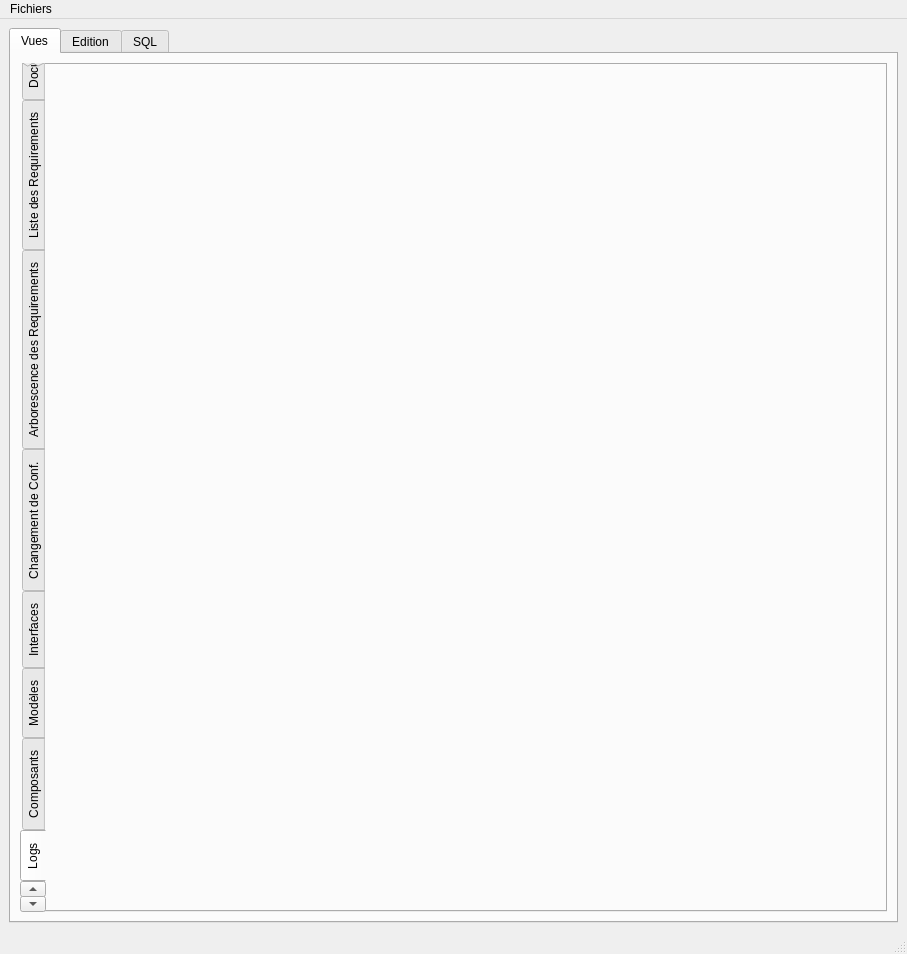
<?xml version="1.0" encoding="UTF-8"?>
<ui version="4.0">
 <class>MainWindow</class>
 <widget class="QMainWindow" name="MainWindow">
  <property name="geometry">
   <rect>
    <x>0</x>
    <y>0</y>
    <width>907</width>
    <height>954</height>
   </rect>
  </property>
  <property name="windowTitle">
   <string>GEstion  SImplifée d'Exigences pour La Recherche</string>
  </property>
  <property name="windowIcon">
   <iconset resource="qressources.qrc">
    <normaloff>:/icon/GeSiER.ico</normaloff>:/icon/GeSiER.ico</iconset>
  </property>
  <widget class="QWidget" name="centralwidget">
   <layout class="QGridLayout" name="gridLayout_2">
    <item row="0" column="0">
     <widget class="QTabWidget" name="mainTabWidget">
      <property name="styleSheet">
       <string notr="true"/>
      </property>
      <property name="tabPosition">
       <enum>QTabWidget::North</enum>
      </property>
      <property name="tabShape">
       <enum>QTabWidget::Rounded</enum>
      </property>
      <property name="currentIndex">
       <number>0</number>
      </property>
      <property name="iconSize">
       <size>
        <width>64</width>
        <height>64</height>
       </size>
      </property>
      <widget class="QWidget" name="tab">
       <attribute name="icon">
        <iconset resource="qressources.qrc">
         <normaloff>:/images/logbook.png</normaloff>:/images/logbook.png</iconset>
       </attribute>
       <attribute name="title">
        <string>Vues</string>
       </attribute>
       <layout class="QGridLayout" name="gridLayout_5">
        <item row="0" column="0">
         <widget class="QTabWidget" name="ViewTabWidget">
          <property name="tabPosition">
           <enum>QTabWidget::West</enum>
          </property>
          <property name="currentIndex">
           <number>7</number>
          </property>
          <widget class="QWidget" name="Doc_view_tab">
           <attribute name="title">
            <string>Documents</string>
           </attribute>
           <layout class="QVBoxLayout" name="verticalLayout_3">
            <property name="sizeConstraint">
             <enum>QLayout::SetDefaultConstraint</enum>
            </property>
            <item>
             <layout class="QGridLayout" name="gridLayout_3">
              <item row="1" column="1">
               <widget class="SQLTableForm" name="docIFViewSqlTableWidget" native="true"/>
              </item>
              <item row="1" column="0">
               <widget class="SQLTableForm" name="docViewSqlTableWidget" native="true"/>
              </item>
              <item row="0" column="0">
               <widget class="QLabel" name="label">
                <property name="text">
                 <string>Document de Requirements (Specification)</string>
                </property>
                <property name="textFormat">
                 <enum>Qt::AutoText</enum>
                </property>
                <property name="alignment">
                 <set>Qt::AlignCenter</set>
                </property>
               </widget>
              </item>
              <item row="0" column="1">
               <widget class="QLabel" name="label_2">
                <property name="text">
                 <string>Documents d'Interface (ICD)</string>
                </property>
                <property name="alignment">
                 <set>Qt::AlignCenter</set>
                </property>
               </widget>
              </item>
             </layout>
            </item>
            <item>
             <layout class="QHBoxLayout" name="horizontalLayout">
              <property name="sizeConstraint">
               <enum>QLayout::SetDefaultConstraint</enum>
              </property>
              <item>
               <widget class="QPushButton" name="refreshDocTablepushButton">
                <property name="text">
                 <string>Rafraîchir</string>
                </property>
                <property name="icon">
                 <iconset resource="qressources.qrc">
                  <normaloff>:/images/refresh.png</normaloff>:/images/refresh.png</iconset>
                </property>
               </widget>
              </item>
              <item>
               <spacer name="horizontalSpacer_3">
                <property name="orientation">
                 <enum>Qt::Horizontal</enum>
                </property>
                <property name="sizeHint" stdset="0">
                 <size>
                  <width>40</width>
                  <height>20</height>
                 </size>
                </property>
               </spacer>
              </item>
              <item>
               <widget class="QPushButton" name="exportDocToCsvPushButton">
                <property name="text">
                 <string>Exporter vers fichier csv</string>
                </property>
                <property name="icon">
                 <iconset resource="qressources.qrc">
                  <normaloff>:/images/export2csv.png</normaloff>:/images/export2csv.png</iconset>
                </property>
               </widget>
              </item>
             </layout>
            </item>
           </layout>
          </widget>
          <widget class="QWidget" name="tab_Requirement">
           <attribute name="title">
            <string>Liste des Requirements</string>
           </attribute>
           <layout class="QVBoxLayout" name="verticalLayout_4">
            <item>
             <widget class="SQLTableForm" name="ReqViewSqlTableWidget" native="true"/>
            </item>
            <item>
             <layout class="QHBoxLayout" name="horizontalLayout_3">
              <item>
               <widget class="QPushButton" name="RefreshReqListTable_pushButton">
                <property name="text">
                 <string>Rafraîchir</string>
                </property>
                <property name="icon">
                 <iconset resource="qressources.qrc">
                  <normaloff>:/images/refresh.png</normaloff>:/images/refresh.png</iconset>
                </property>
               </widget>
              </item>
              <item>
               <spacer name="horizontalSpacer">
                <property name="orientation">
                 <enum>Qt::Horizontal</enum>
                </property>
                <property name="sizeHint" stdset="0">
                 <size>
                  <width>40</width>
                  <height>20</height>
                 </size>
                </property>
               </spacer>
              </item>
              <item>
               <widget class="QPushButton" name="exportReqListToCsvPushButton">
                <property name="text">
                 <string>Exporter vers fichier csv</string>
                </property>
                <property name="icon">
                 <iconset resource="qressources.qrc">
                  <normaloff>:/images/export2csv.png</normaloff>:/images/export2csv.png</iconset>
                </property>
               </widget>
              </item>
             </layout>
            </item>
           </layout>
          </widget>
          <widget class="QWidget" name="tab_arboReq">
           <attribute name="title">
            <string>Arborescence des Requirements</string>
           </attribute>
           <layout class="QVBoxLayout" name="verticalLayout_2">
            <item>
             <widget class="ReqTrackForm" name="ReqTrackViewWidget" native="true"/>
            </item>
           </layout>
          </widget>
          <widget class="QWidget" name="tab_ConfChange">
           <attribute name="title">
            <string>Changement de Conf.</string>
           </attribute>
           <layout class="QVBoxLayout" name="verticalLayout_10">
            <item>
             <widget class="SQLTableForm" name="ConfChangeWidget" native="true"/>
            </item>
           </layout>
          </widget>
          <widget class="QWidget" name="tab_IF">
           <attribute name="title">
            <string>Interfaces</string>
           </attribute>
           <layout class="QVBoxLayout" name="verticalLayout_11">
            <item>
             <widget class="SQLTableForm" name="IFWidget" native="true"/>
            </item>
           </layout>
          </widget>
          <widget class="QWidget" name="tab_Model">
           <attribute name="title">
            <string>Modèles</string>
           </attribute>
           <layout class="QVBoxLayout" name="verticalLayout_12">
            <item>
             <widget class="SQLTableForm" name="ModelWidget" native="true"/>
            </item>
           </layout>
          </widget>
          <widget class="QWidget" name="tab_Parts">
           <attribute name="title">
            <string>Composants</string>
           </attribute>
           <layout class="QVBoxLayout" name="verticalLayout_13">
            <item>
             <widget class="SQLTableForm" name="PartsWidget" native="true"/>
            </item>
           </layout>
          </widget>
          <widget class="QWidget" name="tab_Logs">
           <attribute name="title">
            <string>Logs</string>
           </attribute>
           <layout class="QVBoxLayout" name="verticalLayout_14">
            <item>
             <widget class="SQLTableForm" name="LogsWidget" native="true"/>
            </item>
           </layout>
          </widget>
          <widget class="QWidget" name="CustomViewTab">
           <attribute name="title">
            <string>Vue &quot;Custom&quot;</string>
           </attribute>
           <layout class="QGridLayout" name="gridLayout_16">
            <item row="1" column="0">
             <widget class="QStackedWidget" name="stackedWidget">
              <property name="currentIndex">
               <number>1</number>
              </property>
              <widget class="QWidget" name="page_3">
               <layout class="QGridLayout" name="gridLayout_18">
                <property name="leftMargin">
                 <number>0</number>
                </property>
                <property name="topMargin">
                 <number>0</number>
                </property>
                <property name="rightMargin">
                 <number>0</number>
                </property>
                <property name="bottomMargin">
                 <number>0</number>
                </property>
                <item row="0" column="0">
                 <widget class="EditTableViewForm" name="editTableViewWidget" native="true"/>
                </item>
                <item row="1" column="0">
                 <spacer name="verticalSpacer_2">
                  <property name="orientation">
                   <enum>Qt::Vertical</enum>
                  </property>
                  <property name="sizeHint" stdset="0">
                   <size>
                    <width>20</width>
                    <height>40</height>
                   </size>
                  </property>
                 </spacer>
                </item>
               </layout>
              </widget>
              <widget class="QWidget" name="page_4">
               <layout class="QGridLayout" name="gridLayout_17">
                <item row="0" column="0">
                 <widget class="SQLTableForm" name="customSqlTableWidget" native="true">
                  <property name="sizePolicy">
                   <sizepolicy hsizetype="Preferred" vsizetype="MinimumExpanding">
                    <horstretch>0</horstretch>
                    <verstretch>0</verstretch>
                   </sizepolicy>
                  </property>
                  <property name="minimumSize">
                   <size>
                    <width>0</width>
                    <height>250</height>
                   </size>
                  </property>
                 </widget>
                </item>
                <item row="1" column="0">
                 <layout class="QHBoxLayout" name="horizontalLayout_15">
                  <property name="topMargin">
                   <number>0</number>
                  </property>
                  <item>
                   <widget class="QPushButton" name="refreshCustomTablePushButton">
                    <property name="text">
                     <string>Rafraichir</string>
                    </property>
                    <property name="icon">
                     <iconset resource="qressources.qrc">
                      <normaloff>:/images/refresh.png</normaloff>:/images/refresh.png</iconset>
                    </property>
                   </widget>
                  </item>
                  <item>
                   <spacer name="horizontalSpacer_12">
                    <property name="orientation">
                     <enum>Qt::Horizontal</enum>
                    </property>
                    <property name="sizeHint" stdset="0">
                     <size>
                      <width>40</width>
                      <height>20</height>
                     </size>
                    </property>
                   </spacer>
                  </item>
                  <item>
                   <widget class="QPushButton" name="exportCustomViewToCsvPushButton">
                    <property name="text">
                     <string>Exporter vers fichier csv</string>
                    </property>
                    <property name="icon">
                     <iconset resource="qressources.qrc">
                      <normaloff>:/images/export2csv.png</normaloff>:/images/export2csv.png</iconset>
                    </property>
                   </widget>
                  </item>
                 </layout>
                </item>
               </layout>
              </widget>
             </widget>
            </item>
            <item row="0" column="0">
             <widget class="QComboBox" name="customTableComboBox">
              <item>
               <property name="text">
                <string>Customiser les tables DCL</string>
               </property>
              </item>
             </widget>
            </item>
           </layout>
          </widget>
         </widget>
        </item>
       </layout>
      </widget>
      <widget class="QWidget" name="editionTab">
       <attribute name="icon">
        <iconset resource="qressources.qrc">
         <normaloff>:/images/settings.png</normaloff>:/images/settings.png</iconset>
       </attribute>
       <attribute name="title">
        <string>Edition</string>
       </attribute>
       <layout class="QGridLayout" name="gridLayout">
        <item row="0" column="0">
         <widget class="QTabWidget" name="editTabWidget">
          <property name="tabPosition">
           <enum>QTabWidget::West</enum>
          </property>
          <property name="currentIndex">
           <number>9</number>
          </property>
          <widget class="QWidget" name="Tab_PT_edit">
           <attribute name="title">
            <string>Arbre Produit</string>
           </attribute>
           <layout class="QGridLayout" name="gridLayout_10">
            <item row="0" column="0">
             <widget class="SQLTableForm" name="editPTSqlTableWidget" native="true">
              <property name="sizePolicy">
               <sizepolicy hsizetype="Preferred" vsizetype="MinimumExpanding">
                <horstretch>0</horstretch>
                <verstretch>0</verstretch>
               </sizepolicy>
              </property>
              <property name="minimumSize">
               <size>
                <width>0</width>
                <height>200</height>
               </size>
              </property>
             </widget>
            </item>
            <item row="0" column="1">
             <widget class="QTreeView" name="PTtreeView"/>
            </item>
           </layout>
          </widget>
          <widget class="QWidget" name="tab_req_edit">
           <attribute name="title">
            <string>Requirements</string>
           </attribute>
           <layout class="QGridLayout" name="gridLayout_4">
            <item row="0" column="0">
             <widget class="SQLTableForm" name="editReqSqlTableWidget" native="true">
              <property name="minimumSize">
               <size>
                <width>0</width>
                <height>200</height>
               </size>
              </property>
             </widget>
            </item>
           </layout>
          </widget>
          <widget class="QWidget" name="tab_reqinput_edit">
           <attribute name="title">
            <string>Paramètres des Requirements</string>
           </attribute>
           <layout class="QGridLayout" name="gridLayout_9">
            <item row="0" column="1">
             <widget class="QLabel" name="label_10">
              <property name="text">
               <string>Editer les statuts</string>
              </property>
             </widget>
            </item>
            <item row="0" column="2">
             <widget class="QLabel" name="label_11">
              <property name="text">
               <string>Editer les méthodes de vérification</string>
              </property>
             </widget>
            </item>
            <item row="1" column="1">
             <widget class="SQLTableForm" name="editreqstatusSqlTableWidget" native="true"/>
            </item>
            <item row="1" column="0">
             <widget class="SQLTableForm" name="editreqtypeSqlTableWidget" native="true">
              <property name="minimumSize">
               <size>
                <width>0</width>
                <height>200</height>
               </size>
              </property>
             </widget>
            </item>
            <item row="0" column="0">
             <widget class="QLabel" name="label_9">
              <property name="text">
               <string>Editer les types de requirements</string>
              </property>
             </widget>
            </item>
            <item row="1" column="2">
             <widget class="SQLTableForm" name="editreqmethodSqlTableWidget" native="true"/>
            </item>
           </layout>
          </widget>
          <widget class="QWidget" name="Tab_Document_edit">
           <attribute name="title">
            <string>Documents</string>
           </attribute>
           <layout class="QGridLayout" name="gridLayout_14">
            <item row="0" column="0">
             <widget class="SQLTableForm" name="editDocumentSqlTableWidget" native="true">
              <property name="minimumSize">
               <size>
                <width>0</width>
                <height>200</height>
               </size>
              </property>
             </widget>
            </item>
            <item row="0" column="1">
             <widget class="SQLTableForm" name="editDocTypeSqlTableWidget" native="true"/>
            </item>
           </layout>
          </widget>
          <widget class="QWidget" name="tab_ReqDocChapter_edit">
           <attribute name="title">
            <string>Chapitres des docs de Requirement</string>
           </attribute>
           <layout class="QGridLayout" name="gridLayout_8">
            <item row="0" column="0">
             <widget class="SQLTableForm" name="editReqChapterSqlTableWidget" native="true">
              <property name="minimumSize">
               <size>
                <width>0</width>
                <height>200</height>
               </size>
              </property>
             </widget>
            </item>
           </layout>
          </widget>
          <widget class="QWidget" name="tab_ConfChange_edit">
           <attribute name="title">
            <string>Changement de Conf.</string>
           </attribute>
           <layout class="QVBoxLayout" name="verticalLayout_5">
            <item>
             <widget class="SQLTableForm" name="editConfChangeWidget" native="true"/>
            </item>
           </layout>
          </widget>
          <widget class="QWidget" name="tab_IF_edit">
           <attribute name="title">
            <string>Interface</string>
           </attribute>
           <layout class="QVBoxLayout" name="verticalLayout_6">
            <item>
             <widget class="SQLTableForm" name="editIFWidget" native="true"/>
            </item>
           </layout>
          </widget>
          <widget class="QWidget" name="tab_IFDocChapter_edit">
           <attribute name="title">
            <string>Chaptitre des docs d'IF</string>
           </attribute>
           <layout class="QVBoxLayout" name="verticalLayout_7">
            <item>
             <widget class="SQLTableForm" name="editIFChaptersWidget" native="true"/>
            </item>
           </layout>
          </widget>
          <widget class="QWidget" name="tab_Model_edit">
           <attribute name="title">
            <string>Modèles</string>
           </attribute>
           <layout class="QVBoxLayout" name="verticalLayout_8">
            <item>
             <widget class="SQLTableForm" name="editModelWidget" native="true"/>
            </item>
           </layout>
          </widget>
          <widget class="QWidget" name="tab_Parts_edit">
           <attribute name="title">
            <string>Composants</string>
           </attribute>
           <layout class="QVBoxLayout" name="verticalLayout_9">
            <item>
             <widget class="SQLTableForm" name="editPartsWidget" native="true"/>
            </item>
           </layout>
          </widget>
         </widget>
        </item>
        <item row="1" column="0">
         <layout class="QHBoxLayout" name="horizontalLayout_2">
          <property name="topMargin">
           <number>0</number>
          </property>
          <item>
           <spacer name="horizontalSpacer_4">
            <property name="orientation">
             <enum>Qt::Horizontal</enum>
            </property>
            <property name="sizeHint" stdset="0">
             <size>
              <width>40</width>
              <height>20</height>
             </size>
            </property>
           </spacer>
          </item>
          <item>
           <widget class="QPushButton" name="importTablePushButton">
            <property name="text">
             <string>Importer d'un csv</string>
            </property>
            <property name="icon">
             <iconset>
              <normalon>:/images/export2csv.png</normalon>
             </iconset>
            </property>
           </widget>
          </item>
         </layout>
        </item>
       </layout>
      </widget>
      <widget class="QWidget" name="SqlEditTab">
       <attribute name="icon">
        <iconset resource="qressources.qrc">
         <normaloff>:/images/sql.png</normaloff>:/images/sql.png</iconset>
       </attribute>
       <attribute name="title">
        <string>SQL</string>
       </attribute>
       <layout class="QVBoxLayout" name="verticalLayout">
        <item>
         <widget class="SQLTableForm" name="manualSqlTableWidget" native="true">
          <property name="sizePolicy">
           <sizepolicy hsizetype="Preferred" vsizetype="MinimumExpanding">
            <horstretch>0</horstretch>
            <verstretch>0</verstretch>
           </sizepolicy>
          </property>
          <property name="minimumSize">
           <size>
            <width>0</width>
            <height>200</height>
           </size>
          </property>
         </widget>
        </item>
        <item>
         <layout class="QHBoxLayout" name="horizontalLayout_16">
          <property name="topMargin">
           <number>0</number>
          </property>
          <item>
           <spacer name="horizontalSpacer_13">
            <property name="orientation">
             <enum>Qt::Horizontal</enum>
            </property>
            <property name="sizeHint" stdset="0">
             <size>
              <width>40</width>
              <height>20</height>
             </size>
            </property>
           </spacer>
          </item>
          <item>
           <widget class="QPushButton" name="exportSqlToCsvPushButton">
            <property name="text">
             <string>Exporter vers fichier csv</string>
            </property>
            <property name="icon">
             <iconset resource="qressources.qrc">
              <normaloff>:/images/export2csv.png</normaloff>:/images/export2csv.png</iconset>
            </property>
           </widget>
          </item>
         </layout>
        </item>
        <item>
         <widget class="QGroupBox" name="sqlQueryGroupBox">
          <property name="sizePolicy">
           <sizepolicy hsizetype="Preferred" vsizetype="MinimumExpanding">
            <horstretch>0</horstretch>
            <verstretch>0</verstretch>
           </sizepolicy>
          </property>
          <property name="maximumSize">
           <size>
            <width>16777215</width>
            <height>180</height>
           </size>
          </property>
          <property name="title">
           <string>SQL Query</string>
          </property>
          <layout class="QVBoxLayout" name="_2">
           <property name="spacing">
            <number>6</number>
           </property>
           <property name="leftMargin">
            <number>9</number>
           </property>
           <property name="topMargin">
            <number>9</number>
           </property>
           <property name="rightMargin">
            <number>9</number>
           </property>
           <property name="bottomMargin">
            <number>9</number>
           </property>
           <item>
            <widget class="QTextEdit" name="sqlEdit">
             <property name="sizePolicy">
              <sizepolicy hsizetype="Expanding" vsizetype="MinimumExpanding">
               <horstretch>0</horstretch>
               <verstretch>0</verstretch>
              </sizepolicy>
             </property>
             <property name="minimumSize">
              <size>
               <width>0</width>
               <height>18</height>
              </size>
             </property>
             <property name="baseSize">
              <size>
               <width>0</width>
               <height>120</height>
              </size>
             </property>
            </widget>
           </item>
           <item>
            <layout class="QHBoxLayout" name="_3">
             <property name="spacing">
              <number>6</number>
             </property>
             <property name="leftMargin">
              <number>1</number>
             </property>
             <property name="topMargin">
              <number>1</number>
             </property>
             <property name="rightMargin">
              <number>1</number>
             </property>
             <property name="bottomMargin">
              <number>1</number>
             </property>
             <item>
              <spacer name="spacer">
               <property name="orientation">
                <enum>Qt::Horizontal</enum>
               </property>
               <property name="sizeHint" stdset="0">
                <size>
                 <width>40</width>
                 <height>20</height>
                </size>
               </property>
              </spacer>
             </item>
             <item>
              <widget class="QPushButton" name="clearButton">
               <property name="text">
                <string>&amp;Clear</string>
               </property>
              </widget>
             </item>
             <item>
              <widget class="QPushButton" name="submitButton">
               <property name="text">
                <string>&amp;Submit</string>
               </property>
              </widget>
             </item>
            </layout>
           </item>
          </layout>
         </widget>
        </item>
       </layout>
      </widget>
     </widget>
    </item>
   </layout>
  </widget>
  <widget class="QMenuBar" name="menubar">
   <property name="geometry">
    <rect>
     <x>0</x>
     <y>0</y>
     <width>907</width>
     <height>21</height>
    </rect>
   </property>
   <widget class="QMenu" name="menuFiles">
    <property name="title">
     <string>Fichiers</string>
    </property>
    <addaction name="actionNew_DB"/>
    <addaction name="separator"/>
    <addaction name="actionLoad_DB"/>
    <addaction name="separator"/>
    <addaction name="actionSave_as"/>
    <addaction name="separator"/>
    <addaction name="actionClose"/>
   </widget>
   <addaction name="menuFiles"/>
  </widget>
  <widget class="QStatusBar" name="statusbar"/>
  <action name="actionLoad_DB">
   <property name="icon">
    <iconset resource="qressources.qrc">
     <normaloff>:/images/open.png</normaloff>:/images/open.png</iconset>
   </property>
   <property name="text">
    <string>Ouvrir un projet</string>
   </property>
   <property name="toolTip">
    <string>Ouvrir un projet</string>
   </property>
  </action>
  <action name="actionSave_DB">
   <property name="icon">
    <iconset resource="qressources.qrc">
     <normaloff>:/images/save2.png</normaloff>:/images/save2.png</iconset>
   </property>
   <property name="text">
    <string>Enregistrer</string>
   </property>
  </action>
  <action name="actionNew_DB">
   <property name="icon">
    <iconset resource="qressources.qrc">
     <normaloff>:/images/Edit Clear.png</normaloff>:/images/Edit Clear.png</iconset>
   </property>
   <property name="text">
    <string>Nouveau Projet</string>
   </property>
   <property name="toolTip">
    <string>Nouveau Projet</string>
   </property>
  </action>
  <action name="actionSave_as">
   <property name="icon">
    <iconset resource="qressources.qrc">
     <normaloff>:/images/SaveAs.png</normaloff>:/images/SaveAs.png</iconset>
   </property>
   <property name="text">
    <string>Enregistrer sous...</string>
   </property>
  </action>
  <action name="actionClose">
   <property name="icon">
    <iconset resource="qressources.qrc">
     <normaloff>:/images/close.png</normaloff>:/images/close.png</iconset>
   </property>
   <property name="text">
    <string>Fermer</string>
   </property>
  </action>
  <action name="actionImport_components">
   <property name="text">
    <string>Importer des composants</string>
   </property>
  </action>
  <action name="actionComponent">
   <property name="text">
    <string>Composants</string>
   </property>
  </action>
  <action name="actionDCL">
   <property name="text">
    <string>DCL</string>
   </property>
  </action>
  <action name="insertRowAction">
   <property name="enabled">
    <bool>false</bool>
   </property>
   <property name="text">
    <string>&amp;Insert Row</string>
   </property>
   <property name="statusTip">
    <string>Inserts a new Row</string>
   </property>
  </action>
  <action name="deleteRowAction">
   <property name="enabled">
    <bool>false</bool>
   </property>
   <property name="text">
    <string>&amp;Delete Row</string>
   </property>
   <property name="statusTip">
    <string>Deletes the current Row</string>
   </property>
  </action>
  <action name="fieldStrategyAction">
   <property name="checkable">
    <bool>true</bool>
   </property>
   <property name="text">
    <string>Submit on &amp;Field Change</string>
   </property>
   <property name="toolTip">
    <string>Commit on Field Change</string>
   </property>
  </action>
  <action name="rowStrategyAction">
   <property name="checkable">
    <bool>true</bool>
   </property>
   <property name="text">
    <string>Submit on &amp;Row Change</string>
   </property>
   <property name="toolTip">
    <string>Commit on Row Change</string>
   </property>
  </action>
  <action name="manualStrategyAction">
   <property name="checkable">
    <bool>true</bool>
   </property>
   <property name="text">
    <string>Submit &amp;Manually</string>
   </property>
   <property name="toolTip">
    <string>Commit Manually</string>
   </property>
  </action>
  <action name="submitAction">
   <property name="text">
    <string>&amp;Submit All</string>
   </property>
   <property name="toolTip">
    <string>Submit Changes</string>
   </property>
  </action>
  <action name="revertAction">
   <property name="text">
    <string>&amp;Revert All</string>
   </property>
   <property name="toolTip">
    <string>Revert</string>
   </property>
  </action>
  <action name="selectAction">
   <property name="text">
    <string>S&amp;elect</string>
   </property>
   <property name="toolTip">
    <string>Refresh Data from Database</string>
   </property>
  </action>
  <action name="actionOptions">
   <property name="text">
    <string>Options...</string>
   </property>
  </action>
 </widget>
 <customwidgets>
  <customwidget>
   <class>SQLTableForm</class>
   <extends>QWidget</extends>
   <header>sqltableform.h</header>
   <container>1</container>
  </customwidget>
  <customwidget>
   <class>EditTableViewForm</class>
   <extends>QWidget</extends>
   <header>edittableviewform.h</header>
   <container>1</container>
  </customwidget>
  <customwidget>
   <class>ReqTrackForm</class>
   <extends>QWidget</extends>
   <header>reqtrackform.h</header>
   <container>1</container>
  </customwidget>
 </customwidgets>
 <resources>
  <include location="qressources.qrc"/>
 </resources>
 <connections/>
</ui>
